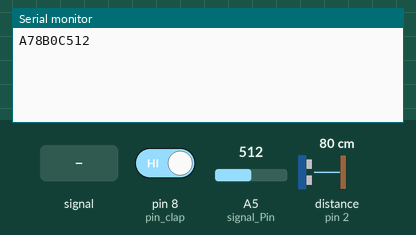
Bench run of a sketch on a simulated Arduino Uno, built with avr-gcc and run on an emulated ATmega328P. Parts: the last lines printed to the serial monitor. Wiring (inferred from the names in the program): ultrasonic range finder: trigger pin 3; echo pin 2. Inputs (shaded band) come from the test bench; at power-on: distance to the obstacle (sensor on pin 2) 80 cm, A5 (signal_Pin) = 512, pin 8 (pin_clap) HIGH. The echo pulse lasts 58.3 µs per cm.

Above: at 1.2 s.
1.3 s: A5 (signal_Pin) fed a 200 Hz sine of ±81 counts around its level
At 2.5 s:
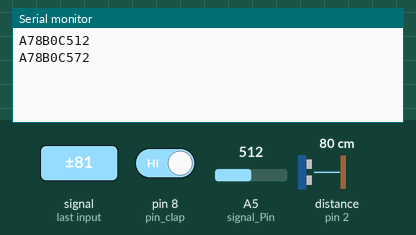
2.8 s: distance to the obstacle (sensor on pin 2) set to 2 cm
At 3.6 s:
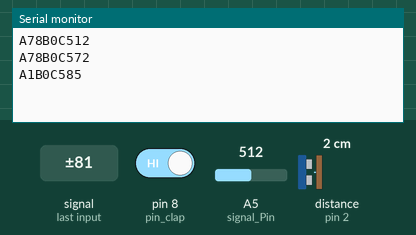
4.3 s: A5 (signal_Pin) set to 716
At 5.6 s:
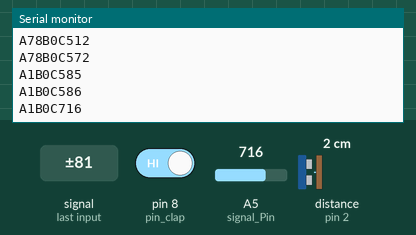
5.8 s: pin 8 (pin_clap) driven LOW
At 6.9 s:
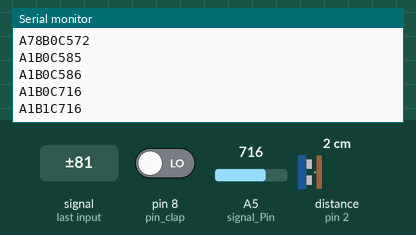
7.3 s: A5 (signal_Pin) fed a 1000 Hz sine of ±255 counts around its level
At 8.6 s:
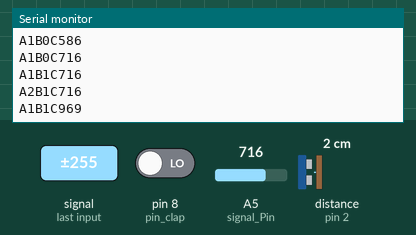
8.8 s: distance to the obstacle (sensor on pin 2) set to 4 cm
At 9.9 s:
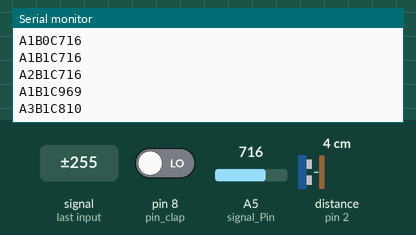
Timing chart, 0 to 11.3 s (numbered marks = the images above; inputs shaded):
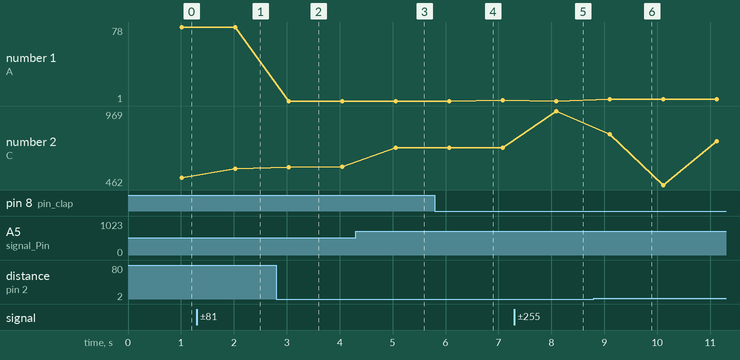

Measured:
- after the input at 1.3 s, the serial monitor: prints a new line after 0.73 s (image 1)
- after the input at 2.8 s, the serial monitor: prints a new line after 0.24 s (image 2)
- after the input at 4.3 s, the serial monitor: prints a new line after 0.76 s (image 3)
- after the input at 5.8 s, the serial monitor: prints a new line after 0.27 s (image 4)
- after the input at 7.3 s, the serial monitor: prints a new line after 0.79 s (image 5)
- after the input at 8.8 s, the serial monitor: prints a new line after 0.30 s (image 6)
- plotted number 1: 78 → 1 after the input at 2.8 s, 1 → 3 after the input at 8.8 s
- plotted number 2: 512 → 572 after the input at 1.3 s, 572 → 586 after the input at 2.8 s, 586 → 716 after the input at 4.3 s, 716 → 969 after the input at 7.3 s, 969 → 761 after the input at 8.8 s

The sketch:

capteurs.ino
```cpp
#define pin_clap 8
#define echo_Pin 2
#define trig_Pin 3
#define power_Pin 7
#define signal_Pin A5

char msg_bluetooth = 0;
uint32_t msg_clap = 0;
uint32_t msg_distance = 0;
uint32_t msg_water = 0;

unsigned long last_clap = 0;
uint32_t timer;
uint32_t current_timer;
long duration;

void setup() {
  pinMode(pin_clap, INPUT);
  pinMode(trig_Pin, OUTPUT);
  pinMode(echo_Pin, INPUT);
  pinMode(power_Pin, OUTPUT);   // configure D7 pin as an OUTPUT
  digitalWrite(power_Pin, LOW); // turn the sensor OFF
  Serial.begin(9600);
  timer = millis();
}

void loop() {
  //bluetooth();
  clap();
  current_timer = millis();
  if(current_timer-timer >= 1000){
    send_all();
    timer = millis();
  }
}


void bluetooth() {
  msg_bluetooth = Serial.read();
}

void clap() {
  int output = digitalRead(pin_clap);
  if (output == LOW) {
    if (millis() - last_clap > 25) {
      msg_clap += 1;
    }
    last_clap = millis();
  }
}

void capteur_dist() {
  digitalWrite(trig_Pin, LOW);
  delayMicroseconds(2);
  digitalWrite(trig_Pin, HIGH);
  delayMicroseconds(10);
  digitalWrite(trig_Pin, LOW);
  duration = pulseIn(echo_Pin, HIGH);
  msg_distance = duration * 0.034 / 2;
}

void capteur_water() {
  digitalWrite(power_Pin, HIGH);  // turn the sensor ON
  delay(10);                      // wait 10 milliseconds
  msg_water = analogRead(signal_Pin); // read the analog value from sensor
  digitalWrite(power_Pin, LOW);   // turn the sensor OFF
}

void send_all() {
  capteur_dist();
  capteur_water();

  //Serial.println("-- Data --");
  Serial.print("A"+String(msg_distance));
  Serial.print("B"+String(msg_clap));
  Serial.println("C"+String(msg_water));
}
```
